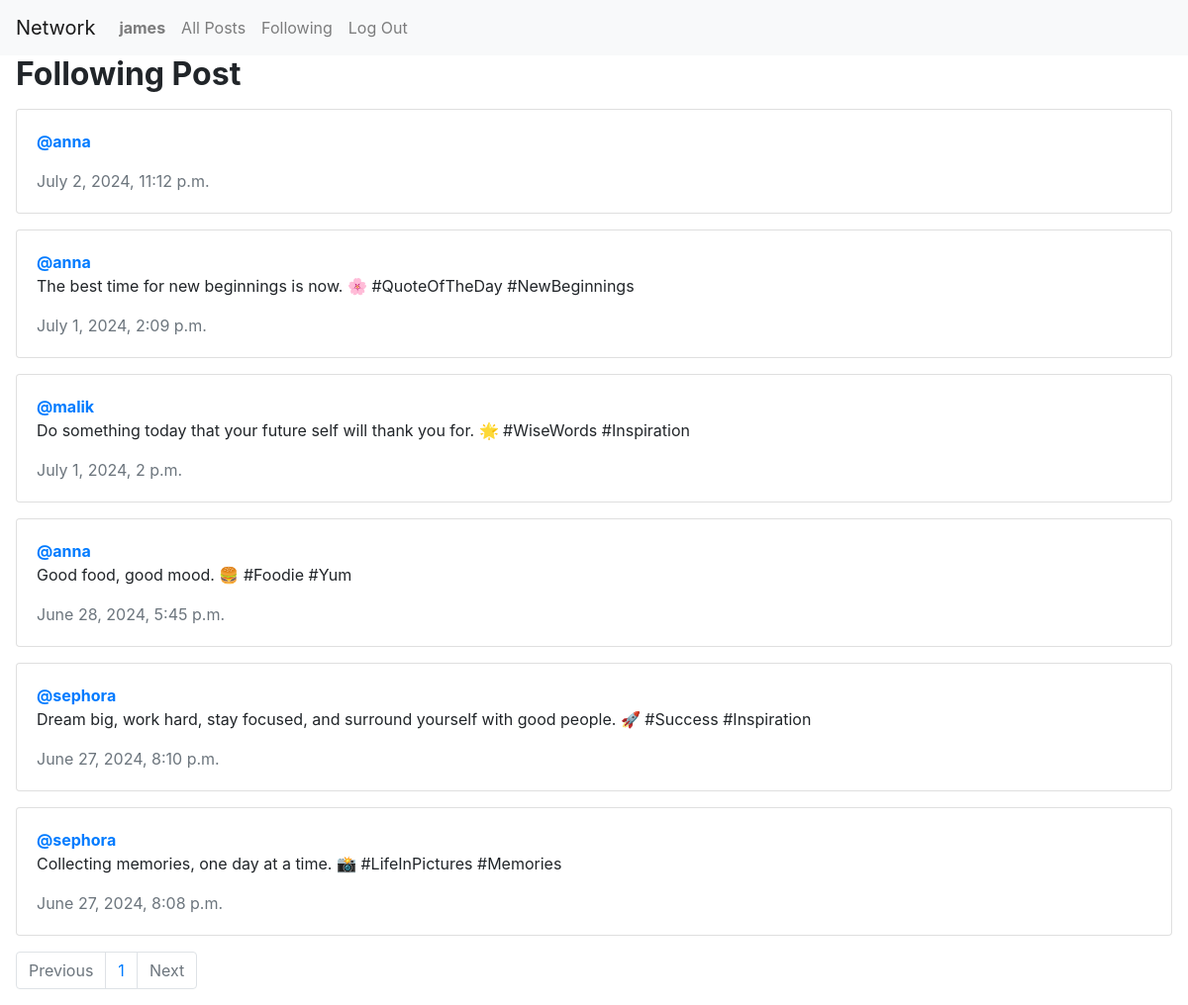
Page /following/ (signed in) on the earlier database version.
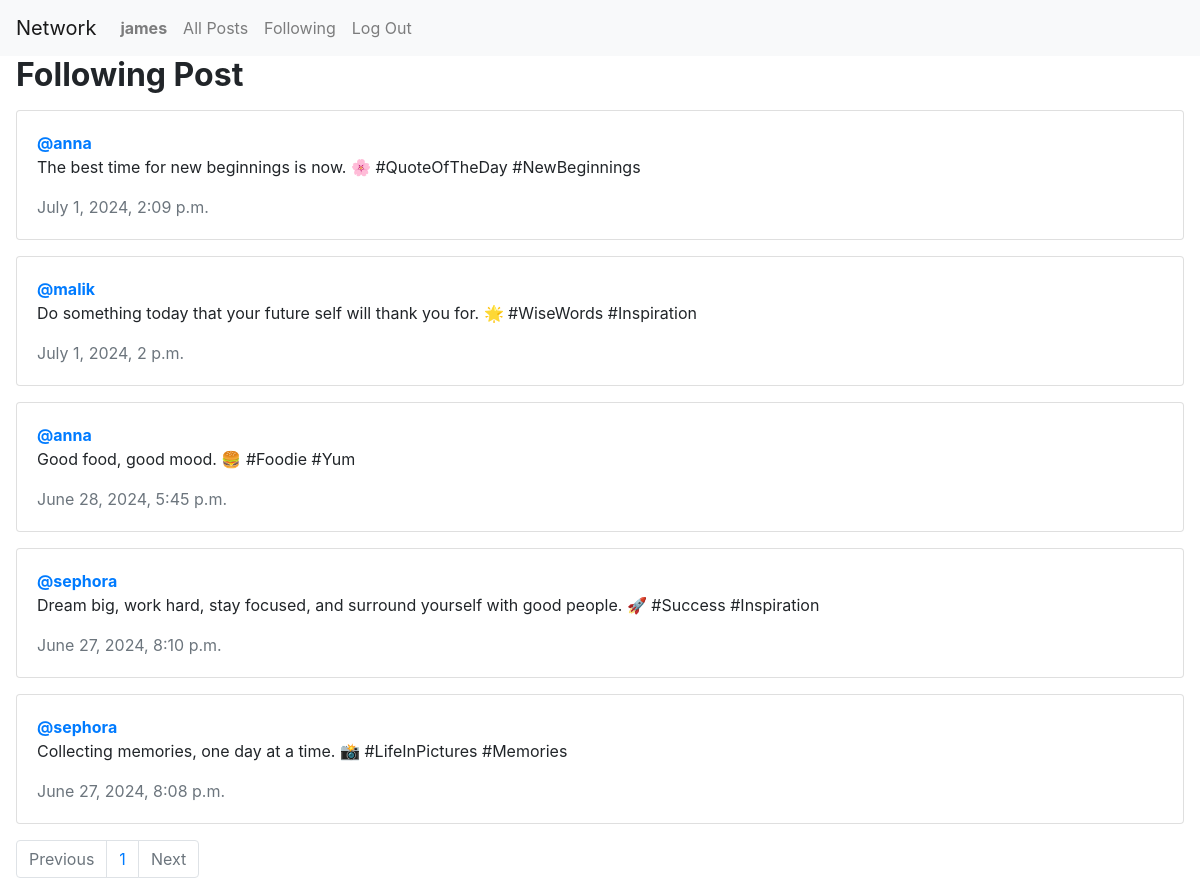
Same page on the later database version.
### network/models.py (models this page shows, shortened)
class Post(models.Model):
    content = models.CharField(max_length=150)
    user = models.ForeignKey(User, on_delete=models.CASCADE, related_name="author")
    date = models.DateTimeField(auto_now_add=True)

class User(AbstractUser):
    pass

### network/views.py (the view)
# urls.py: path("following/", views.following, name="following"),
def following(request):
    user = User.objects.get(pk=request.user.id)
    followData = Follow.objects.filter(follower=user)
    all_post = Post.objects.all().order_by('-date')
    followingPost = []
    for post in all_post:
        for person in followData:
            if person.followed == post.user:
                followingPost.append(post)
    paginator = Paginator(followingPost, 10)
    page_number = request.GET.get('page')
    page_obj = paginator.get_page(page_number)
    return render(request, "network/following.html", {
            "page_obj": page_obj
        })

### network/templates/network/following.html (shortened to what this page needs)
{% extends "network/layout.html" %}
{% load static %}
{% block body %}
    <h2 class="mx-3"><strong>Following Post</strong></h2>
    <div class="all_post mx-3 mt-3">
        {% for post in page_obj %}
        <div class="card mb-3">
            <div class="card-body">
              <a href="{% url 'profile' post.user.id %}"><strong>@{{ post.user }}</strong></a>
              <p class="card-text">{{ post.content }}</p>
              <p class="card-text text-muted">{{ post.date }}</p>
            </div>
          </div>
        {% endfor %}
    </div>
    <nav aria-label="Page navigation example">
      <ul class="pagination mx-3">
          {% if page_obj.has_previous %}
              <li class="page-item"><a class="page-link" href="?page={{ page_obj.previous_page_number }}">Previous</a></li>
          {% else %}
              <li class="page-item disabled"><span class="page-link">Previous</span></li>
          {% endif %}
          <span class="current">
              <li class="page-item page-link">{{ page_obj.number }}</li>
          </span>
          {% if page_obj.has_next %}
              <li class="page-item"><a class="page-link" href="?page={{ page_obj.next_page_number }}">Next</a></li>
          {% else %}
              <li class="page-item disabled"><span class="page-link">Next</span></li>
          {% endif %}
      </ul>
  </nav>
{% endblock %}

Differences in the rows shown:
removed Post: user "anna", date "July 2, 2024, 11:12 p.m."
